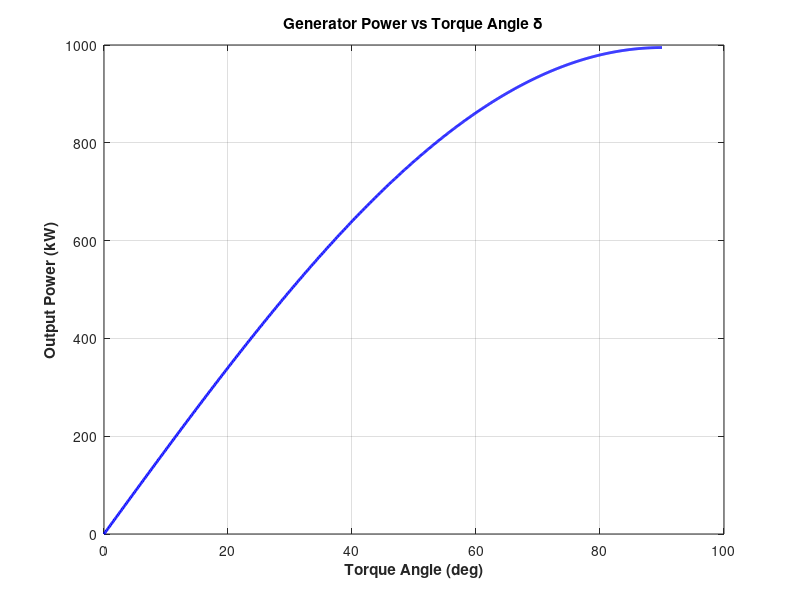

This chart was generated by the following MATLAB code:

% M-code to calculate and plot the power supplied by the

% generator as a function of torque angle assuming that the

% field current has been adjusted to supply rated voltage at

% full load conditions.

% Define values for this generator

EA = 2814; % Internal gen voltage (V)

VP = 1850; % Phase voltage (V)

XS = 15.7; % XS (ohms)

% Calculate power vs torque angle

delta = 0:0.1:90;

power = 3 * VP * EA / XS * sin(delta * pi/180);

% Plot the power vs torque angle

figure(1);

plot(delta,power/1000,'b-','LineWidth',2.0);

title ('\bfGenerator Power vs Torque Angle \delta');

xlabel ('\bfTorque Angle (deg)');

ylabel ('\bfOutput Power (kW)');

grid on;

hold off;
